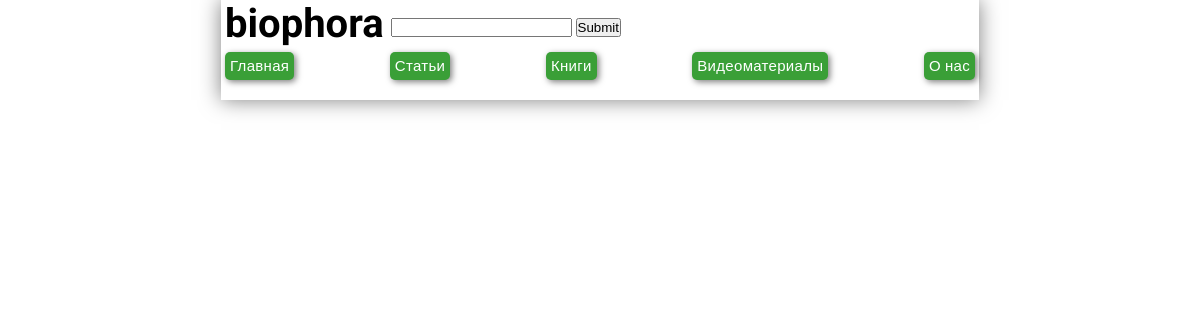
Before: /videos_catalog/ with the older database file.
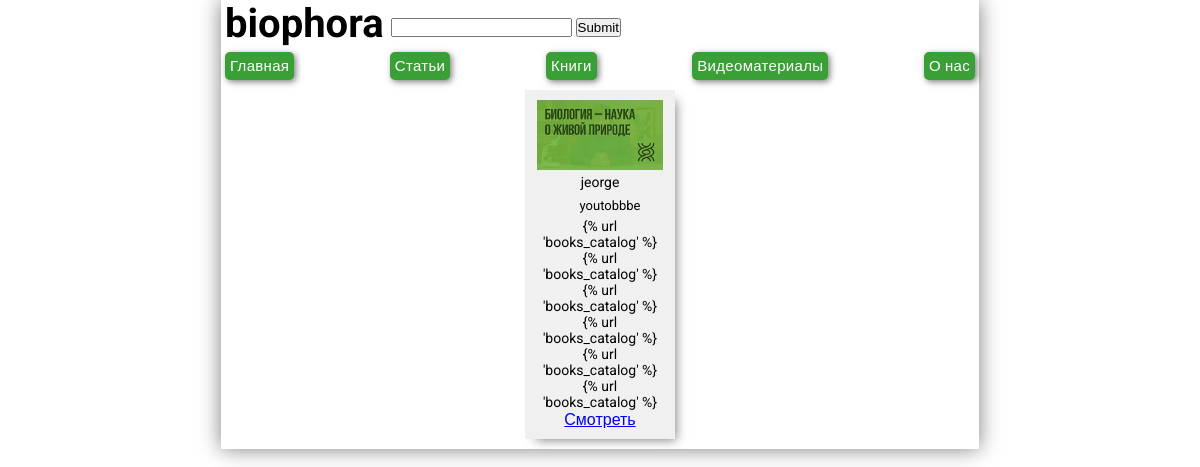
After: the same page with the newer database file.
### articles/models.py (models this page shows, shortened)
class Video(models.Model):
    preview = models.ImageField()
    title = models.CharField(max_length=200)
    author = models.CharField(max_length=200)
    description = models.TextField()
    watch_link = models.TextField()
    created_date = models.DateTimeField(default=timezone.now)
    published_date = models.DateTimeField(blank=True, null=True)
    class Meta:
        verbose_name = 'Видео'
        verbose_name_plural = 'Видео'

### articles/views.py (the view)
# urls.py: path('videos_catalog/', views.videos_catalog, name='videos_catalog'),
def videos_catalog(request):
    videos = Video.objects.filter(published_date__lte=timezone.now()).order_by('published_date')
    return render(request, 'videos_catalog.html', {'videos': videos})

### articles/templates/videos_catalog.html
{% extends 'base.html' %}
{% block content %}
  <ul type="none">
    {% for video in videos %}
      <li class="video-preview" >
        <ul type="none">
          <li><img src="{{ video.preview.url }}" height="70px"></li>
          <li class="video-title"><p>{{ video.title }}</p></li>
          <li class="author-name"><p>{{ video.author }}</p></li>
          <li class="video-description"><p>{{ video.description }}</p></li>
          <li><a href="{{ video.watch_link }}"><p>Смотреть</p></a></li>
        </ul>
      </li>
    {% endfor %}
  </ul>
{% endblock %}

Changed rows visible on the page:
added Video: preview (picture), title "jeorge", author "youtobbbe", description "{% url 'books_catalog' %} {% url 'books_catalog' %} {% url 'books_catalog' %} {% url 'books_catalog' %} {% url 'books_catalog' %} {% url 'books_catalog' %}"
